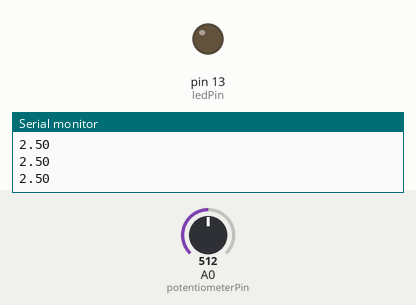
Recording of a sketch running on a simulated Arduino Uno, built with avr-gcc and run on an emulated ATmega328P. Shown: output pins drawn as LEDs (lit = HIGH), the last lines printed to the serial monitor. The inputs (shaded band) are chosen by the test bench; at power-on: A0 (potentiometerPin) = 512.

Above: at 1.2 s.
1.3 s: A0 (potentiometerPin) set to 603
2.8 s: A0 (potentiometerPin) set to 628
At 3.2 s:
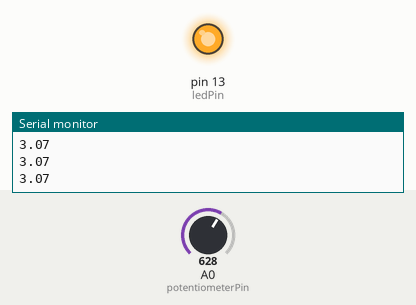
4.3 s: A0 (potentiometerPin) set to 518
5.8 s: A0 (potentiometerPin) set to 502
At 6.7 s:
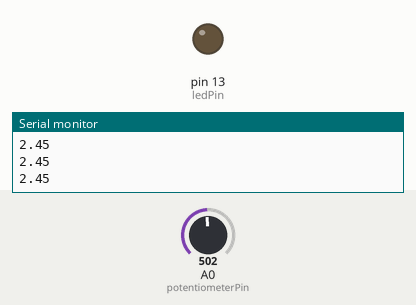
7.3 s: A0 (potentiometerPin) set to 716
At 7.7 s:
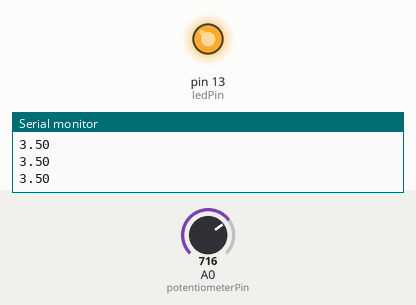
Timing chart, 0 to 9.8 s (numbered marks = the images above; inputs shaded):
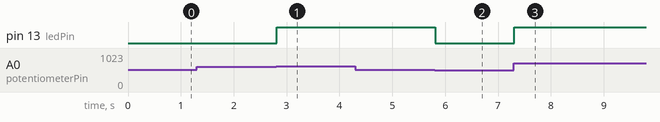

The sketch:

lab3_micro.ino
```cpp
/*

   ِ simple voltmeter with an alarm to indicate that the voltage has exceeded a
  certain limit
*/
const int referenceVolts = 5;
const int potentiometerPin = A0;
int ledPin = 13;
float maxThrehold = 3.0;
float minThrehold = 2.5;

void setup() {
  // put your setup code here, to run once:
  pinMode(ledPin, OUTPUT);
  Serial.begin(9600);

}

void loop() {
  // put your main code here, to run repeatedly:
  int val = analogRead( potentiometerPin);
  float volts = (val / 1023.0) * referenceVolts;
  Serial.println(volts);
  if (volts > maxThrehold) {
    digitalWrite(ledPin,HIGH);
  } else if(volts  < minThrehold){
      digitalWrite(ledPin,LOW);
    }


}
```

Measured:
- the behaviour switches between 613 and 614 on A0 (potentiometerPin) (found by bisection; images 0 and 1)
- the behaviour switches between 512 and 511 on A0 (potentiometerPin) (found by bisection; images 1 and 2)
- after the input at 2.8 s, pin 13 (ledPin): LOW → HIGH at once
- after the input at 5.8 s, pin 13 (ledPin): HIGH → LOW at once
- after the input at 7.3 s, pin 13 (ledPin): LOW → HIGH at once
